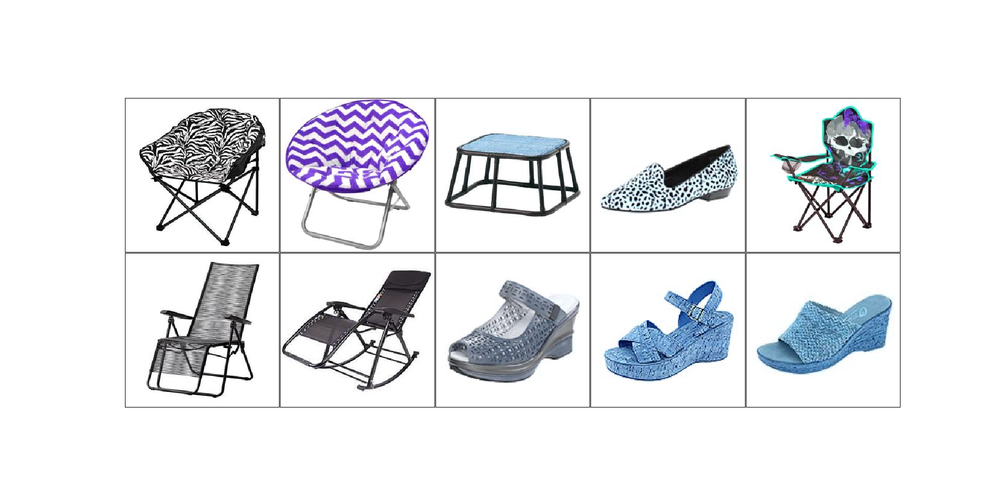
#> input picture src/cascaded.png, 1000 x 500 px, shrunk from 2000 x 1000 before the run
$ python -i extract_features_hu.py   (imports and definitions only)
#> lines starting #> are read from the running program, lines starting #| are printed output that depends on the picture
import cv2
import numpy as np
from math import copysign, log10


def rgb2gray(rgb):
    return np.uint8(np.dot(rgb[...,:3], [0.2989, 0.5870, 0.1140]))


def extract_features_hu(image):


    _,im_th = cv2.threshold(image, 220, 255, cv2.THRESH_BINARY_INV)
    #th, im_th = cv2.threshold(image, 200, 255, cv2.THRESH_BINARY_INV)

    im_th = np.dstack((im_th, im_th , im_th ))


    # connecting line breaks
    kernel = np.ones((8,8), np.uint8)
    d_im = cv2.dilate(im_th, kernel, iterations=1)
    e_im = cv2.erode(d_im, kernel, iterations=1)


    # Copy the thresholded image.
    im_floodfill = e_im.copy()

    # Mask used to flood filling.
    # Notice the size needs to be 2 pixels than the image.
    h, w = im_th.shape[:2]
    mask = np.zeros((h+2, w+2), np.uint8)

    # Floodfill from point (0, 0)
    cv2.floodFill(im_floodfill, mask, (0,0), 255); # filled by blue

    # get only the flooded part
    im_out = im_floodfill - e_im.copy()
    th, im_th = cv2.threshold(im_out, 200, 255, cv2.THRESH_BINARY_INV) # invert it


    grayy = rgb2gray(im_th)  # gray scale

    #print(grayy.shape)
    th, im_th = cv2.threshold(grayy, 200, 255, cv2.THRESH_BINARY) # binarize


    #cv2.imshow("im_th", im_th)
    #cv2.waitKey(0)


    # Calculate Moments
    moments = cv2.moments(im_th)
    #moments = cv2.moments(image)
    # Calculate Hu Moments
    huMoments = cv2.HuMoments(moments)
    # Log scale hu moments
    for i in range(0,7):
        huMoments[i] = -1 * copysign(1.0, huMoments[i]) * (log10(abs( huMoments[i] )))


    dsc = huMoments.flatten()
    #print(dsc)
    return dsc

>>> import cv2
>>> picture = cv2.cvtColor(cv2.imread('../cascaded.png'), cv2.COLOR_BGR2RGB)
>>> result = extract_features_hu(picture)
#> in extract_features_hu, `_,im_th = cv2.threshold(image, 220, 255, cv2.THRESH_BINARY_INV)`:
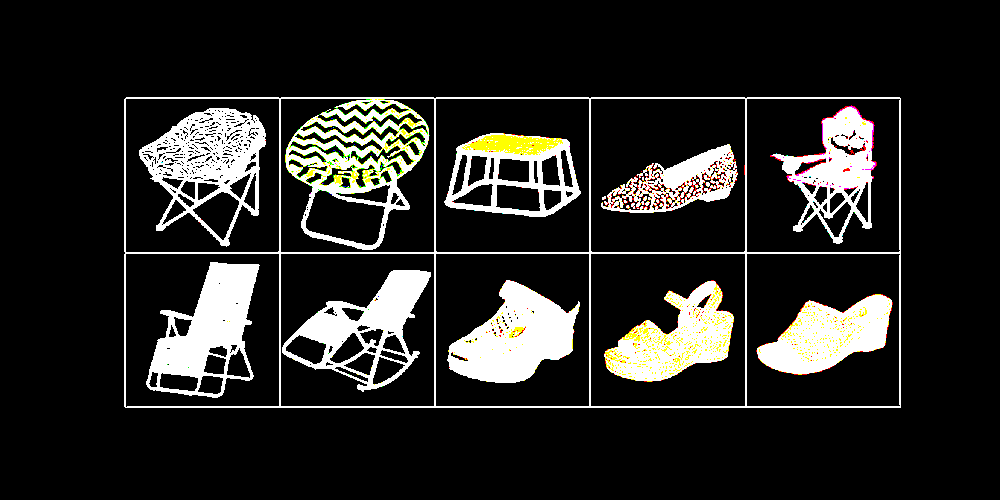
#> im_th: shape (500, 1000, 3); mean R, G, B 38.5, 38.1, 35.6
#> (the run stopped early here; a loop or call above may not have finished)

$ run again, on src/hog.png
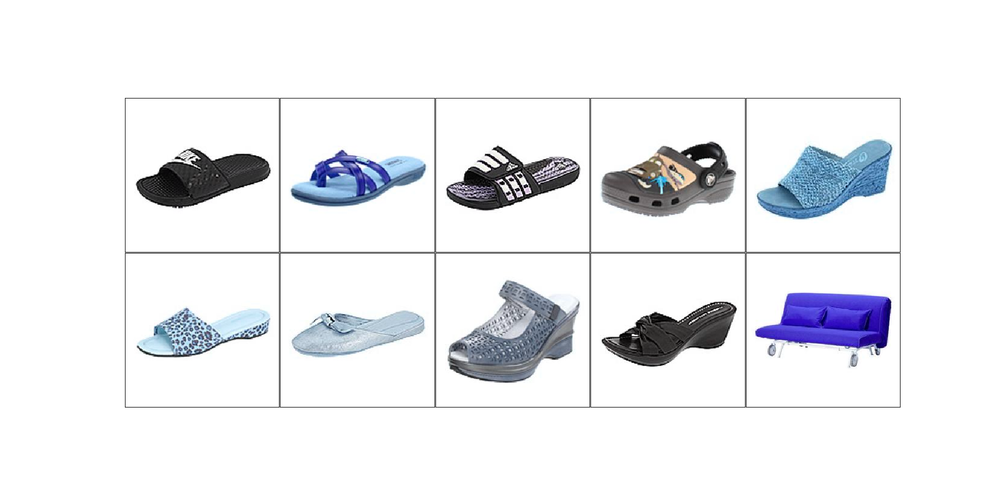
#> input picture src/hog.png, 1000 x 500 px, shrunk from 2000 x 1000 before the run
#> in extract_features_hu, `_,im_th = cv2.threshold(image, 220, 255, cv2.THRESH_BINARY_INV)`:
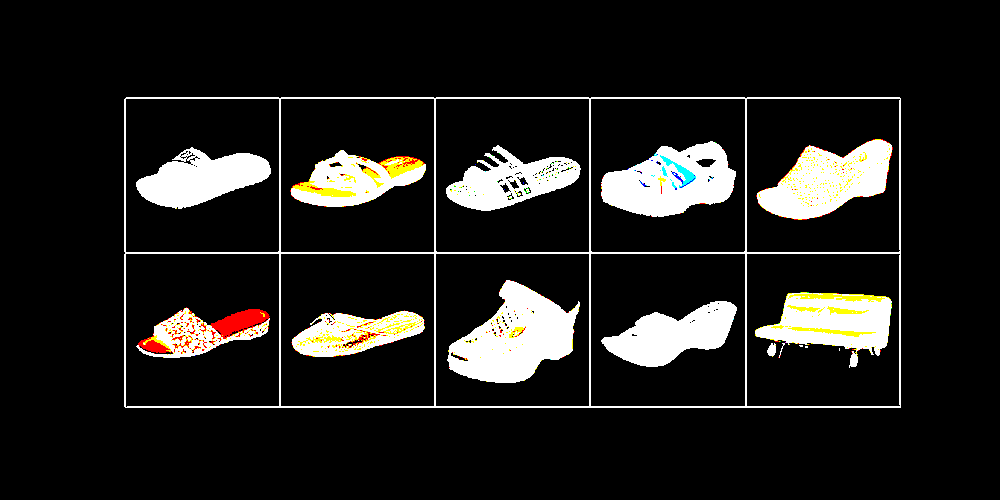
#> im_th: shape (500, 1000, 3); mean R, G, B 32, 31.1, 29

$ run again, on src/hu_moments.png
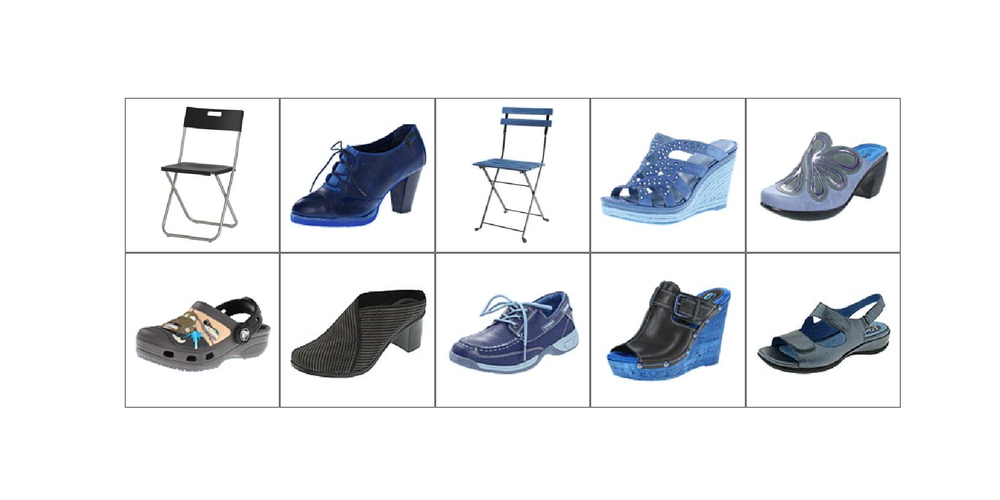
#> input picture src/hu_moments.png, 1000 x 500 px, shrunk from 2000 x 1000 before the run
#> in extract_features_hu, `_,im_th = cv2.threshold(image, 220, 255, cv2.THRESH_BINARY_INV)`:
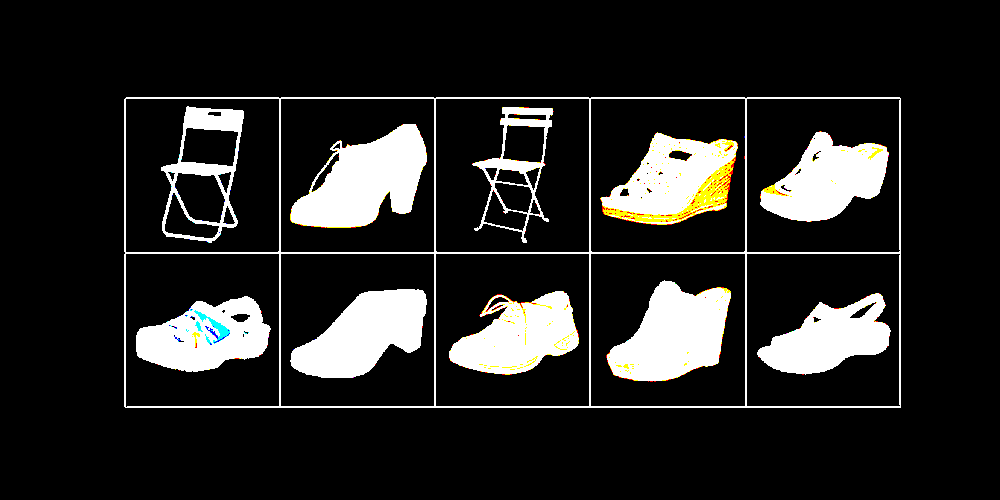
#> im_th: shape (500, 1000, 3); mean R, G, B 37.3, 37.1, 35.8

$ run again, on src/sift.png
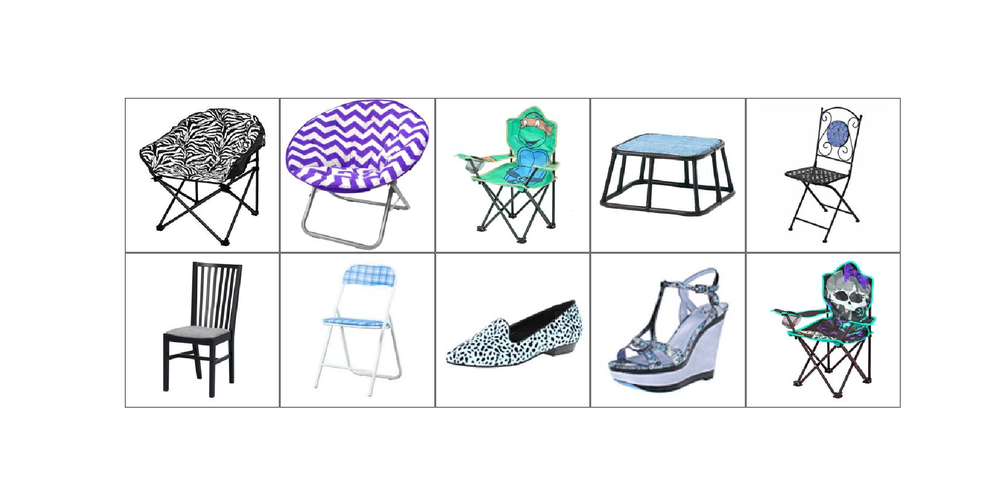
#> input picture src/sift.png, 1000 x 500 px, shrunk from 2000 x 1000 before the run
#> in extract_features_hu, `_,im_th = cv2.threshold(image, 220, 255, cv2.THRESH_BINARY_INV)`:
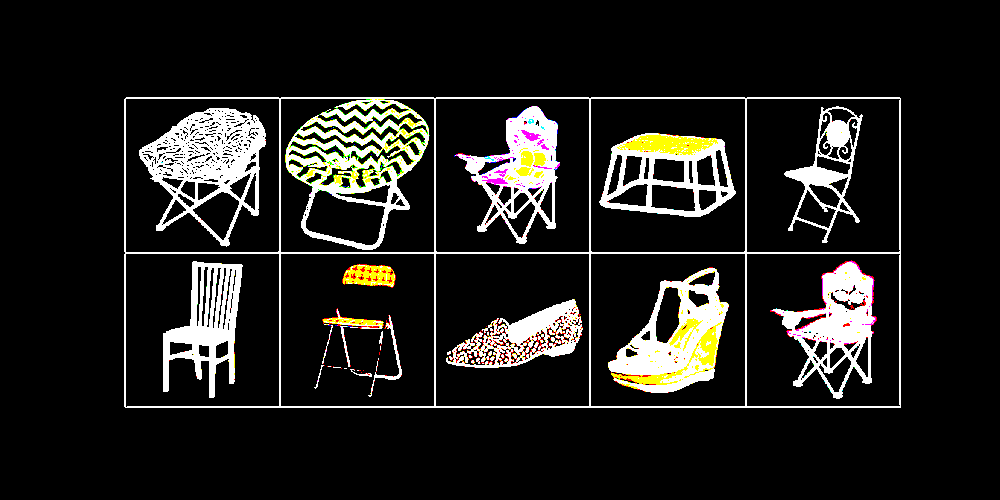
#> im_th: shape (500, 1000, 3); mean R, G, B 32.3, 31.5, 28.8
